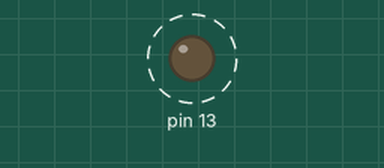
Simulated run of this sketch. Board: Arduino Uno, built with avr-gcc and run on an emulated ATmega328P. Shown: output pins drawn as LEDs (lit = HIGH). Dashed ring = blinking.

Above: at 0.5 s.
Timing chart, 0 to 4.6 s (numbered marks = the images above):
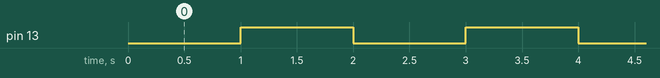

The sketch:

led_blink_non_blocking.ino
```cpp
unsigned long previousMillis = 0;  // Stores the last time the LED was updated
const long interval = 1000;        // Interval at which to blink (milliseconds)

void setup() {
  DDRB = B00100000; // Set pin 13 as output
}

void loop() {
  unsigned long currentMillis = millis();

  if (currentMillis - previousMillis >= interval) {
    // Save the last time you blinked the LED
    previousMillis = currentMillis;

    // If the LED is off, turn it on and vice-versa
    PORTB ^= B00100000; // Toggle pin 13
  }
}
```

Measured:
- by itself, pin 13: alternates HIGH for 1.0 s and LOW for 1.0 s
